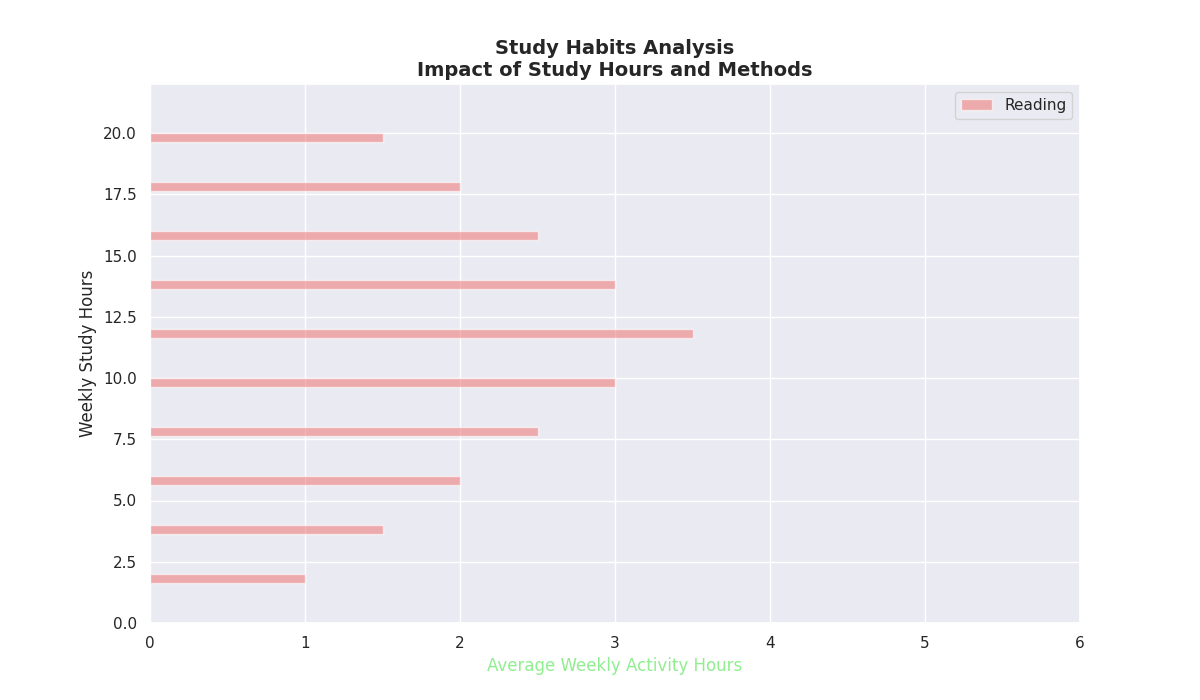

Reproduce this figure in Python.
import matplotlib.pyplot as plt
import numpy as np

study_hours = np.array([2, 4, 6, 8, 10, 12, 14, 16, 18, 20])
reading_hours = np.array([1, 1.5, 2, 2.5, 3, 3.5, 3, 2.5, 2, 1.5])

fig, ax1 = plt.subplots(figsize=(12, 7))

bar_height = 0.35
bar_positions = study_hours - bar_height / 2
ax1.barh(bar_positions, reading_hours, bar_height, color='lightcoral', alpha=0.6, label='Reading')

ax1.set_xlabel('Average Weekly Activity Hours', fontsize=12, color='lightgreen')
ax1.set_ylabel('Weekly Study Hours', fontsize=12)
ax1.set_xlim(0, 6)
ax1.set_ylim(0, 22)
ax1.set_title('Study Habits Analysis\nImpact of Study Hours and Methods', fontsize=14, fontweight='bold')

ax1.legend()

plt.show()
